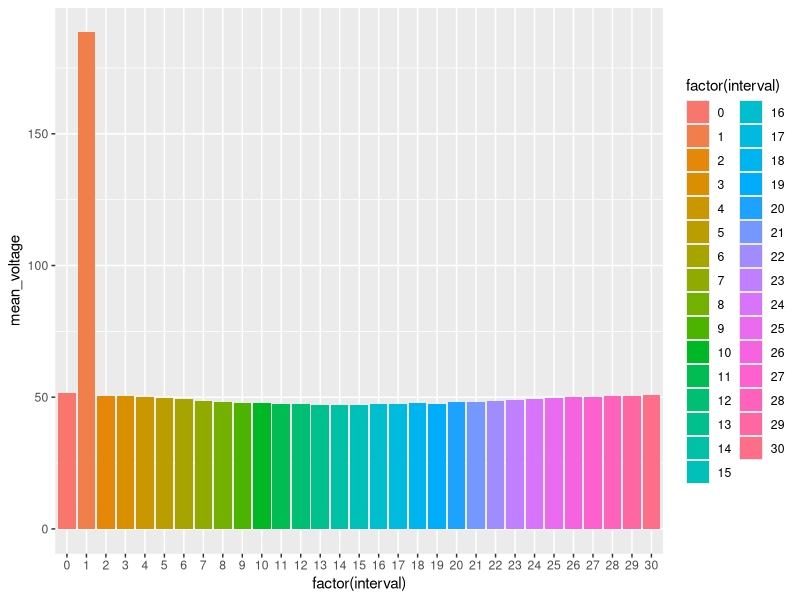
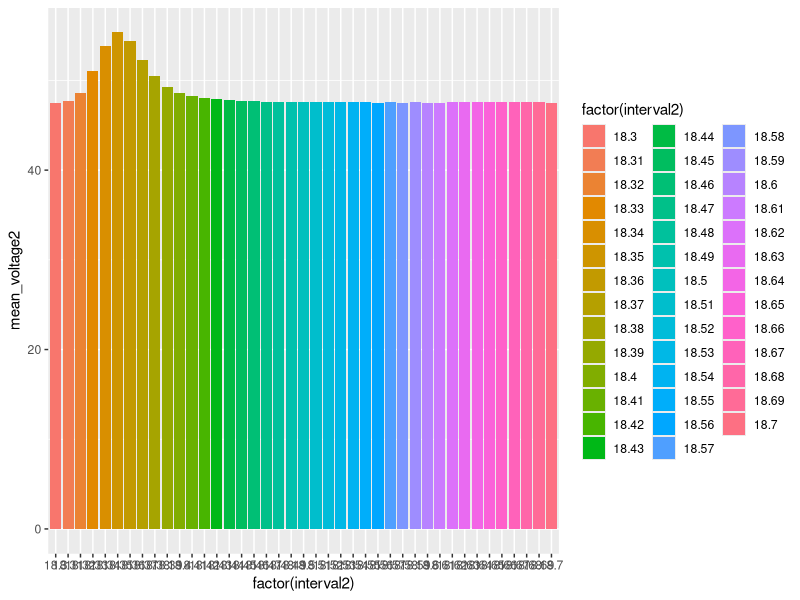

Generate these figures, in order, with R:
## ---- chunk 1
##This is installing ggplot2 to create graphics
install.packages("ggplot2")
library(ggplot2)

##This is the data used, in the form of a CSV file with column titles
data <- read.csv("Methyl_Stearate_Use.csv")

##This was installed to take averages of the data as well as allow the use of the floor function so that it could be graphed in a bar graph
install.packages("dplyr")
library(dplyr)

data <- data %>%
  mutate(interval = floor(Time))
##This rounded all of the time values down to the nearest minute so that there were less catagories needed for the graph, without the bar graph had too many catagories to form the graph
avolt <- data %>%
  group_by(interval) %>%
  summarize(mean_voltage = mean(Voltage))
##This took the average of all the voltage readings in each 1 minute interval, giving the y value for the bar graph

##This created a bar graph for the data using the average voltages and 1 second intervals.
ggplot(avolt, aes(x = factor(interval), y = mean_voltage, fill = factor(interval))) + 
  geom_col()
coord_flip ()
##This was done to put the time on the x axis
title = "Average Voltage in 1 Minute Intervals for Methyl Stearate"
labs(x = "Time in Minutes", y = "Average Voltage", fill = "Time in Minutes")
##clarity for the graph

data <- data %>%
  mutate(interval2 = floor(Time * 100) / 100)
##This groups the data into .01 minute intervals, which allows for a more detailed graph in a narrowed time range
avolt2 <- data %>%
  group_by(interval2) %>%
  summarize(mean_voltage2 = mean(Voltage, na.rm = TRUE))
##averaging the voltage amounts in each .01 minute interval

avolt2_subset <- avolt2 %>%
  filter(interval2 >= 18.3 & interval2 <= 18.7)
##Sets the values on the bottom of the graph to 18.3 to 18.7 minutes

ggplot(avolt2_subset, aes(x = factor(interval2), y = mean_voltage2, fill = factor(interval2))) + 
  geom_col()
##This creates a graph of the zoomed in area

title = "Average Voltage in 1 Second Intervals for Methyl Stearate from 18.2 seconds to 18.8"
labs(x = "Time in Minutes", y = "Average Minutes", fill = "Time in Minutes")
##This added clarity to the graph

##This is important to deterine the amount of the desired substance in the sample for a gas chromatography
area_calculation <- avolt2_subset %>%
  arrange(interval2) %>% #this ensures the output value is positive
  mutate(dx = interval2 - lag(interval2), dy = (mean_voltage2 + lag(mean_voltage2)) / 2, trapezoid_area = dx * dy)
##dx is finding the difference between each .01 second interval between 18.3 and 18.7. It stays within these values since interval2 is defined to be between 18.3 and 18.7 minutes. dy is finding the mean of the corrisponding average voltage values for each x value by adding the two together, and dividng the two to find the average. dx and dy are then being multipied together. This is findng the area of each trapeziod.
area <- sum(area_calculation$trapezoid_area, na.rm = TRUE)
#This finds the total area of the trapezoids by adding them up, which is the area under the curve.

print(area)
